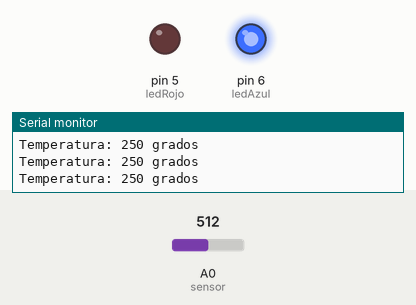
Bench run of a sketch on a simulated Arduino Uno, built with avr-gcc and run on an emulated ATmega328P. On the bench: output pins drawn as LEDs (lit = HIGH), the last lines printed to the serial monitor. The test bench sets the inputs (shaded band); at power-on: A0 (sensor) = 512.

Above: at 1.2 s.
1.3 s: A0 (sensor) set to 89
2.8 s: A0 (sensor) set to 77
At 4.0 s:
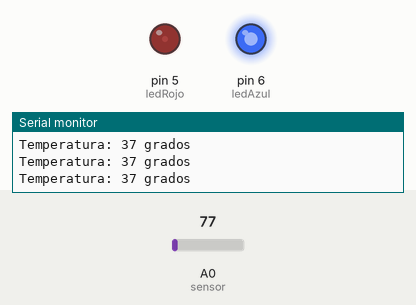
4.3 s: A0 (sensor) set to 122
At 5.6 s:
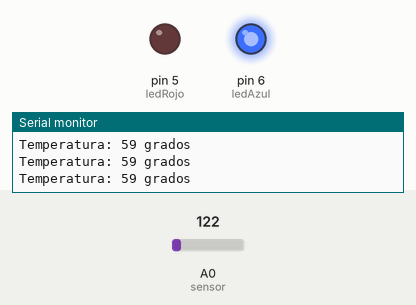
5.9 s: A0 (sensor) set to 0
At 7.0 s:
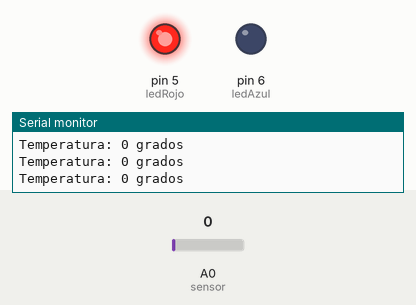
7.5 s: A0 (sensor) set to 20
9.0 s: A0 (sensor) set to 25
At 9.5 s:
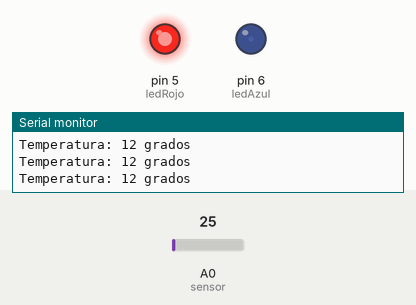
Timing chart, 0 to 11.5 s (numbered marks = the images above; inputs shaded):
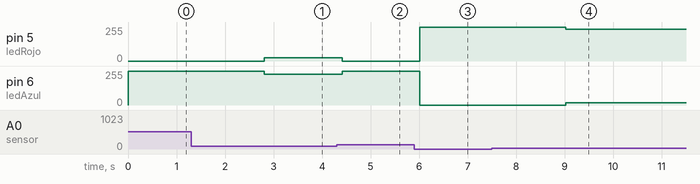

The sketch:

temperatura.ino
```cpp
/* Realizado: Ing. Nelson Peña.
   Software: Salidas Analogicas con una Perilla(Potenciometro ->> medir voltajes variables).
   Nota> En esta parte UTILIZA un LED Rgb. y un sensor de temperatura
   Video: Codigo Facilito N0. 07.
*/
const int sensor = 0;
const int ledRojo = 5;
const int ledAzul = 6;
long miliVolts;
long temperatura;
int brillo;
void setup() {
  // put your setup code here, to run once:
  Serial.begin(9600);
  pinMode(ledRojo, OUTPUT);
  pinMode(ledAzul, OUTPUT);

}

void loop() {
  // put your main code here, to run repeatedly:
miliVolts = (analogRead(sensor) *  5000L) / 1023;
temperatura = miliVolts / 10;

brillo = map(temperatura, 10, 40, 0, 255);
brillo = constrain(brillo, 0, 255);

//analogWrite(ledRojo, brillo);
//analogWrite(ledAzul, 255 - brillo);

analogWrite(ledAzul, brillo);
analogWrite(ledRojo, 255 - brillo);


Serial.print("Temperatura: ");
Serial.print(temperatura);
Serial.println(" grados");
delay(200);
}
```

Measured:
- after the input at 2.8 s, pin 5 (ledRojo): 0/255 → 26/255 at once; pin 6 (ledAzul): 255/255 → 229/255 at once
- after the input at 4.3 s, pin 5 (ledRojo): 26/255 → 0/255 after 0.11 s; pin 6 (ledAzul): 229/255 → 255/255 after 0.11 s
- after the input at 5.9 s, pin 5 (ledRojo): 0/255 → 255/255 after 0.12 s; pin 6 (ledAzul): 255/255 → 0/255 after 0.12 s
- after the input at 9.0 s, pin 5 (ledRojo): 255/255 → 238/255 at once; pin 6 (ledAzul): 0/255 → 17/255 at once
